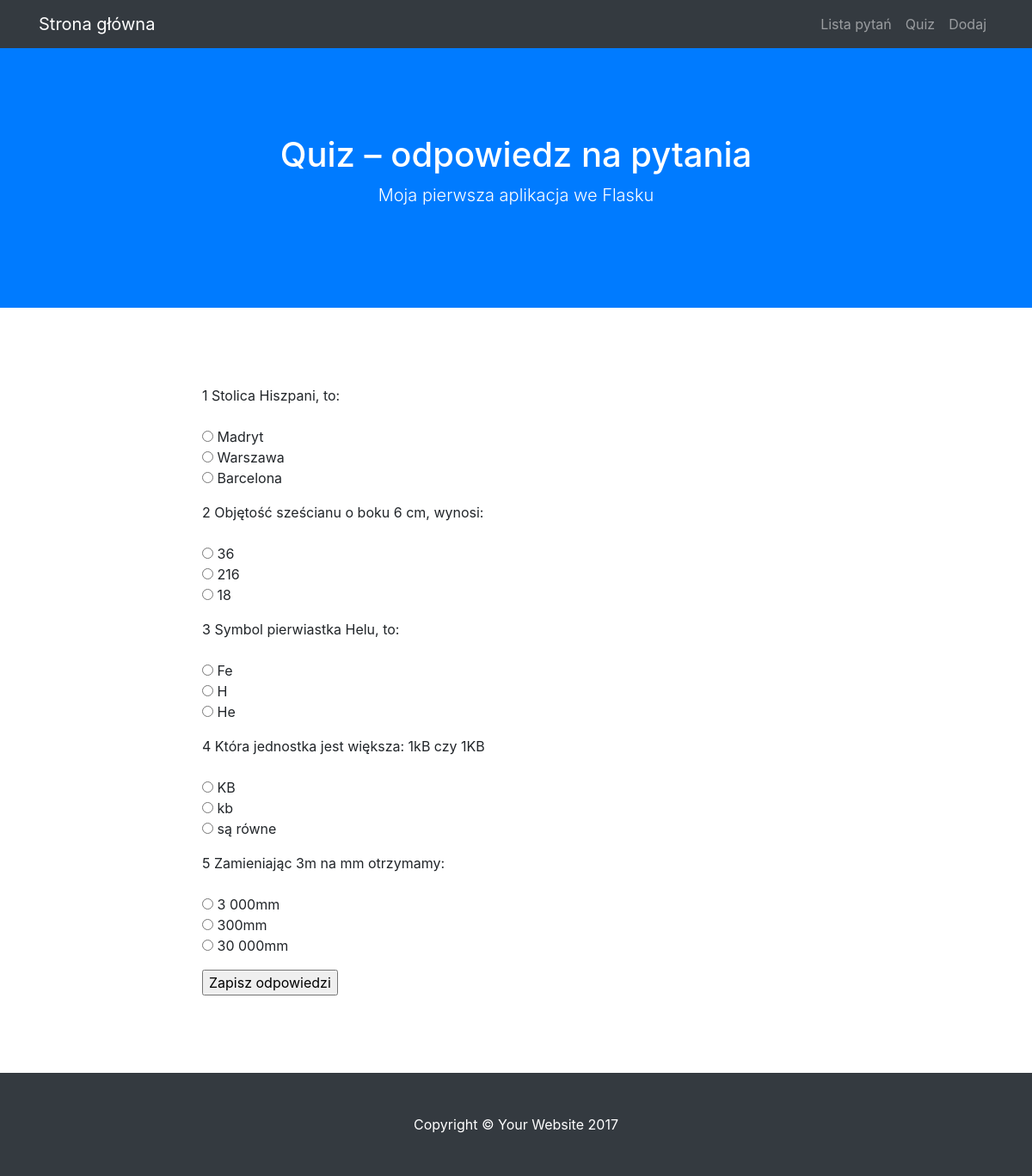
The page /quiz on the database its author committed.
### quiz/modele.py (models this page shows)
class BazaModel(Model):
    class Meta:
        database = baza

class Pytanie(BazaModel):
    pytanie = CharField(null=False)
    kategoria = ForeignKeyField(Kategoria, related_name='pytania')

class Odpowiedz(BazaModel):
    odpowiedz = CharField(null=False)
    pytanie = ForeignKeyField(Pytanie, related_name='odpowiedzi')
    odpok = IntegerField(default=0)

### quiz/views.py (the view, shortened to what this page needs)
@app.route("/quiz", methods=['GET', 'POST'])
def quiz():
    pytania = Pytanie.select().join(Odpowiedz).distinct().order_by(Pytanie.id)
    return render_template('quiz.html', query = pytania)

### quiz/quiz.py (called while the page is built)
@app.before_request
def before_request():
    g.db = baza
    g.db.connect()

@app.after_request
def after_request(response):
    g.db.close()
    return response

### quiz/templates/quiz.html (shortened to what this page needs)
{% extends "szablon.html" %}
{% block h1 %}Quiz – odpowiedz na pytania{% endblock %}
{% block tresc %}
    <form method="POST">
    {% for p in query %}
    <p>
        {{ p.id }} {{ p.pytanie }}<br>
        <br>
        {% for o in p.odpowiedzi %}
        <input type="radio" name="{{ p.id }}" value="{{ o.id }}">
        {{ o.odpowiedz }}
        <br>
        {% endfor %}
    </p>
    {% endfor %}
    <input type="submit" value="Zapisz odpowiedzi">
    </form>
{% endblock %}

### quiz/templates/szablon.html (shortened to what this page needs)
<!DOCTYPE html>
<html lang="en">
  <head>
    <link href="{{ url_for('static', filename='vendor/bootstrap/css/bootstrap.min.css') }}" rel="stylesheet">
    <link href="{{ url_for('static', filename='css/scrolling-nav.css') }}" rel="stylesheet">
    <link href="{{ url_for('static', filename='css/style.css') }}" rel="stylesheet">
  </head>
  <body id="page-top">
    <nav class="navbar navbar-expand-lg navbar-dark bg-dark fixed-top" id="mainNav">
      <div class="container">
        <a class="navbar-brand js-scroll-trigger" href="{{ url_for('index') }}">Strona główna</a>
        <div class="collapse navbar-collapse" id="navbarResponsive">
          <ul class="navbar-nav ml-auto">
            <li class="nav-item">
              <a class="nav-link js-scroll-trigger" href="{{ url_for('lista') }}">Lista pytań</a>
            </li>
            <li class="nav-item">
              <a class="nav-link js-scroll-trigger" href="{{ url_for('quiz') }}">Quiz</a>
            </li>
            <li class="nav-item">
              <a class="nav-link js-scroll-trigger" href="{{ url_for('dodaj') }}">Dodaj</a>
            </li>
          </ul>
        </div>
      </div>
    </nav>
    <header class="bg-primary text-white">
      <div class="container text-center">
        <h1>{% block h1 %}{% endblock %}</h1>
        <p class="lead">Moja pierwsza aplikacja we Flasku</p>
      </div>
    </header>
    <section id="quiz">
      <div class="container">
        <div class="row">
          <div class="col-lg-8 mx-auto">
            {% block tresc %}
            {% endblock %}
          </div>
        </div>
      </div>
    </section>
    <footer class="py-5 bg-dark">
      <div class="container">
        <p class="m-0 text-center text-white">Copyright &copy; Your Website 2017</p>
      </div>
    </footer>
  </body>
</html>

### quiz/static/css/scrolling-nav.css (style rules this page uses)
header { padding: 154px 0 100px; }
@media (min-width: 992px) { header { padding: 156px 0 100px; } }
section { padding: 150px 0; }

### quiz/static/css/style.css (style rules this page uses)
section { padding: 90px 0; }

### rows shown on the page
Pytanie: id "1", pytanie "Stolica Hiszpani, to:"
Odpowiedz: odpowiedz "Madryt"
Odpowiedz: odpowiedz "Warszawa"
Odpowiedz: odpowiedz "Barcelona"
Pytanie: id "2", pytanie "Objętość sześcianu o boku 6 cm, wynosi:"
Odpowiedz: odpowiedz "36"
Odpowiedz: odpowiedz "216"
Odpowiedz: odpowiedz "18"
Pytanie: id "3", pytanie "Symbol pierwiastka Helu, to:"
Odpowiedz: odpowiedz "Fe"
Odpowiedz: odpowiedz "H"
Odpowiedz: odpowiedz "He"
Pytanie: id "4", pytanie "Która jednostka jest większa: 1kB czy 1KB"
Odpowiedz: odpowiedz "KB"
Odpowiedz: odpowiedz "kb"
Odpowiedz: odpowiedz "są równe"
Pytanie: id "5", pytanie "Zamieniając 3m na mm otrzymamy:"
Odpowiedz: odpowiedz "3 000mm"
Odpowiedz: odpowiedz "300mm"
Odpowiedz: odpowiedz "30 000mm"
